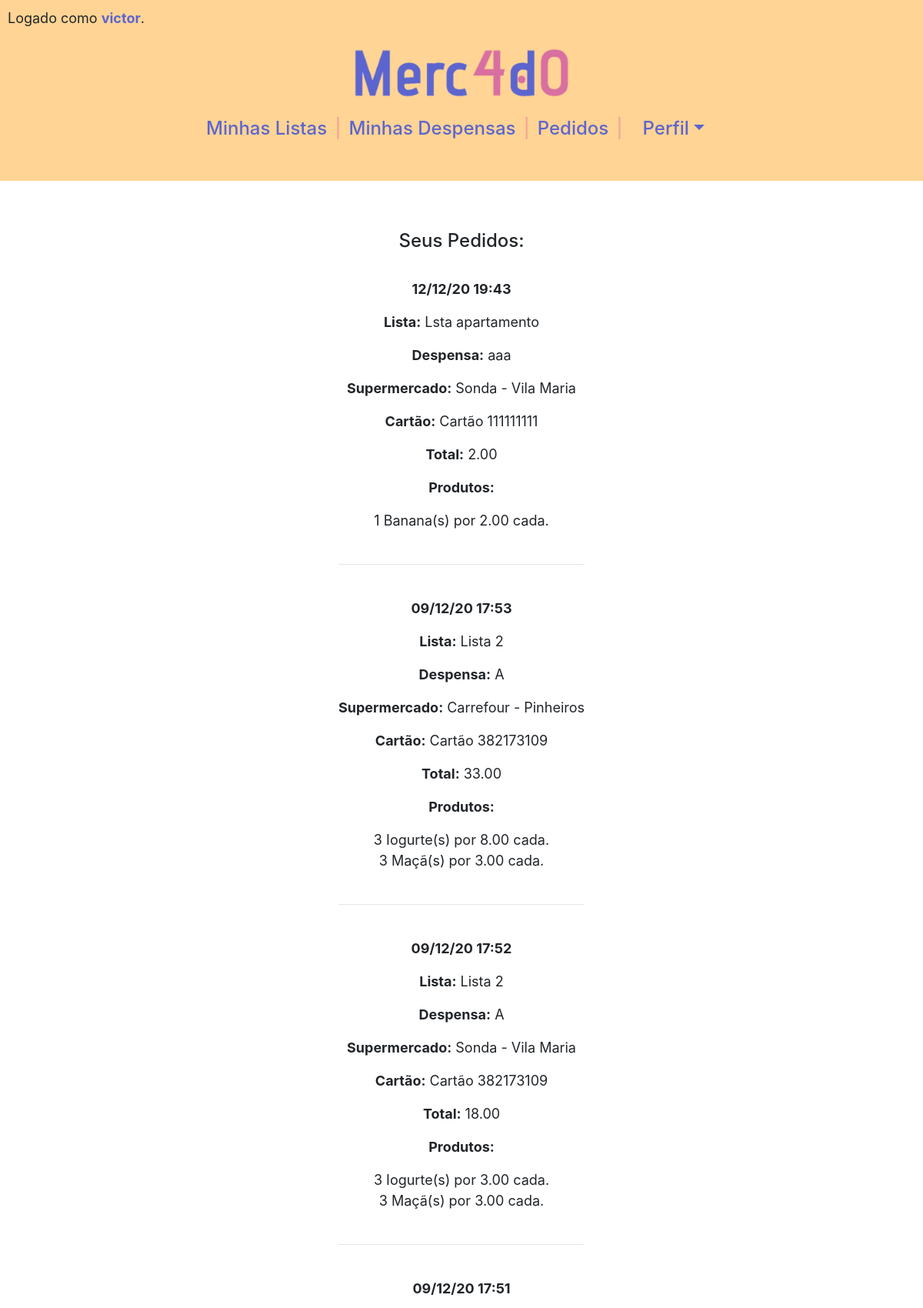
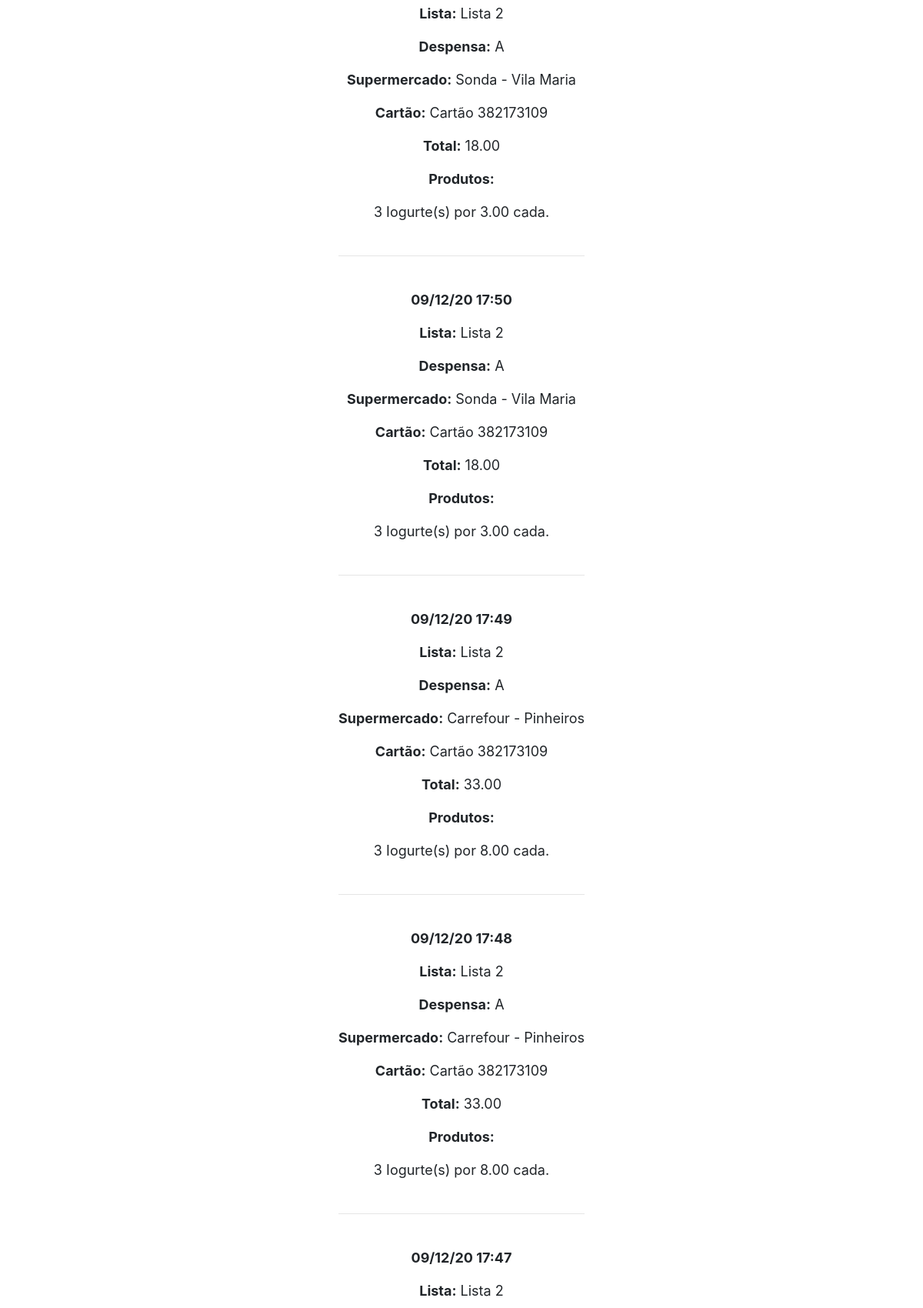
Screenshot of /historico (signed in, upper part) with the database file from the repository (2 pictures, top to bottom).
### compras/models.py (models this page shows, shortened)
class Usuario(AbstractUser):
    cpf = models.CharField(max_length=11)

class Historico(models.Model):
    lista =  models.CharField(max_length=50)
    acompanhamento =  models.CharField(max_length=50, blank=True)
    supermercado = models.CharField(max_length=100)
    cartao = models.CharField(max_length=20)
    endereco = models.CharField(max_length=500)
    data = models.DateTimeField(default=timezone.now)
    total = models.DecimalField(max_digits=10, decimal_places=2)
    usuario = models.ForeignKey(Usuario,
                                on_delete=models.CASCADE,
                                related_name="historicos")

class ProdutoHistorico(models.Model):
    historico = models.ForeignKey(Historico, on_delete=models.CASCADE, related_name="produtos")
    produto = models.CharField(max_length=50)
    quantidade = models.PositiveIntegerField()
    preco = models.DecimalField(max_digits=10, decimal_places=2)

### compras/views.py (the view)
# urls.py: path("historico", views.historico, name="historico"),
@login_required(login_url='login')
def historico(request):
    if request.method == "GET":
        return render(request, "compras/historico.html",{
            'historicos': Historico.objects.filter(usuario=request.user).reverse()
        })
    else:
        return render(request, "compras/historico.html")

### compras/templates/compras/historico.html
{% extends "compras/layout.html" %}
{% block body %}
<h4>Seus Pedidos:</h4>
<br>
<ul>
{% for historico in historicos reversed %}
    <li>
        <b><p>{{ historico.data|date:"d/m/y H:i" }}</p></b>
        <p><b>Lista:</b> {{ historico.lista }}</p>
        <p><b>Despensa:</b> {{ historico.acompanhamento }}</p>
        <p><b>Supermercado:</b> {{ historico.supermercado }}</p>
        <p><b>Cartão:</b> {{ historico.cartao }}</p>
        <p><b>Total:</b> {{ historico.total }}</p>
        <p><b>Produtos:</b></p>
        <ul>
            {% for item in historico.produtos.all %}
                <li>{{ item.quantidade }} {{ item.produto }}(s) por {{ item.preco }} cada.</li>
            {% endfor %}
        </ul>
    </li>
    <br><hr><br>
{% empty %}
    <p">Nenhum pedido ainda.</p>
{% endfor %}
</ul>
{% endblock %}

### compras/templates/compras/layout.html (shortened to what this page needs)
{% load static %}
<!DOCTYPE html>
<html lang="en">
<head>
    <link rel="stylesheet" href="https://cdn.jsdelivr.net/npm/bootstrap@4.5.3/dist/css/bootstrap.min.css">
    <link rel="stylesheet" href="{% static 'compras/styles.css' %}">
    <link rel="stylesheet" href="https://cdn.jsdelivr.net/npm/bootstrap-select@1.13.14/dist/css/bootstrap-select.min.css">
</head>
<body>
    <main>
        <header>
        <section>
            {% if user.is_authenticated %}
            <p>Logado como <a id="username" href="{% url 'conta' %}">{{ user.username }}</a>.</p>
            {% else %}
            <p style="color:transparent;">eduardo</p>
            {% endif %}
        </section>
        <h1><a href="{% url 'index' %}"> <img src="{%  static 'compras/LogoMerc4d0.png' %}" id="LogoMerc4d0"></a></h1>
        <h4>
            <nav id=navegacao-principal>
                <ul>
                    {% if not user.is_authenticated %}
                    <li><a href="{% url 'login' %}">Login</a></li>
                    <span>|</span>
                    <li><a href="{% url 'registrar' %}">Registrar-se</a></li>
                    {% else %}
                    <li><a href="{% url 'index' %}">Minhas Listas</a></li>
                    <span>|</span>
                    <li><a href="{% url 'acompanhamentos' %}">Minhas Despensas</a></li>
                    <span>|</span>
                    <li><a href="{% url 'pedidos' %}">Pedidos</a></li>
                    <span>|</span>
                    <li class="nav-item dropdown">
                        <a class="nav-link dropdown-toggle" data-toggle="dropdown" role="button" aria-expanded="false">Perfil</a>
                    </li>
                    {% endif %}
                </ul>
            </nav>
        </h4>
        <br>
        </header>
        <br>
        <br>
        <div class="conteudo">
        {% block body %}
        {% endblock %}
        </div>
    </main>
</body>
</html>

### compras/static/compras/styles.css (style rules this page uses)
:root { --primary-color: #5c65cf; --secondary-color: #d96fa0; --primary-background: #fffaea; --secondary-background: #f4a896; --tertiary-background: #ffd494; --nav-background:#ffd494; font-family: Montserrat, sans-serif; font-size: 16px; line-height: 1.5em; }
body { font-size: large; height: 100%; min-height: 500px; padding: 0px; }
.conteudo { padding: 10px; }
main { min-height: 93vh; }
section { text-align: left; }
a#username { color: var(--primary-color); font-weight: bold; }
nav#navegacao-principal { justify-content : center; color: var(--primary-color); display: flex; flex-direction: row; }
nav#navegacao-principal ul { margin: 0; padding: 0; }
nav#navegacao-principal li { display: inline-block; padding: 10px; }
a { color: var(--primary-color); }
span { color: var(--secondary-background); }
img#LogoMerc4d0 { width: 280px; }
body { overflow-x: auto; text-align: center; }
body img { max-width: 100%; }
ul { list-style-type: none; display: table; margin: 0 auto; padding: 0; }
body header { background-color:var(--nav-background); padding: 0px; }
header p { padding: 10px; }

### rows the page displays
Usuario: username "victor"
Historico: data "12/12/20 19:43", lista "Lsta apartamento", acompanhamento "aaa", supermercado "Sonda - Vila Maria", cartao "Cartão 111111111", total "2.00"
ProdutoHistorico: quantidade "1", produto "Banana", preco "2.00"
Historico: data "09/12/20 17:53", lista "Lista 2", acompanhamento "A", supermercado "Carrefour - Pinheiros", cartao "Cartão 382173109", total "33.00"
ProdutoHistorico: quantidade "3", produto "Iogurte", preco "8.00"
ProdutoHistorico: quantidade "3", produto "Maçã", preco "3.00"
Historico: data "09/12/20 17:52", lista "Lista 2", acompanhamento "A", supermercado "Sonda - Vila Maria", cartao "Cartão 382173109", total "18.00"
ProdutoHistorico: quantidade "3", produto "Iogurte", preco "3.00"
ProdutoHistorico: quantidade "3", produto "Maçã", preco "3.00"
Historico: data "09/12/20 17:51", lista "Lista 2", acompanhamento "A", supermercado "Sonda - Vila Maria", cartao "Cartão 382173109", total "18.00"
ProdutoHistorico: quantidade "3", produto "Iogurte", preco "3.00"
Historico: data "09/12/20 17:50", lista "Lista 2", acompanhamento "A", supermercado "Sonda - Vila Maria", cartao "Cartão 382173109", total "18.00"
ProdutoHistorico: quantidade "3", produto "Iogurte", preco "3.00"
Historico: data "09/12/20 17:49", lista "Lista 2", acompanhamento "A", supermercado "Carrefour - Pinheiros", cartao "Cartão 382173109", total "33.00"
ProdutoHistorico: quantidade "3", produto "Iogurte", preco "8.00"
Historico: data "09/12/20 17:48", lista "Lista 2", acompanhamento "A", supermercado "Carrefour - Pinheiros", cartao "Cartão 382173109", total "33.00"
ProdutoHistorico: quantidade "3", produto "Iogurte", preco "8.00"
Historico: data "09/12/20 17:47", lista "Lista 2"
